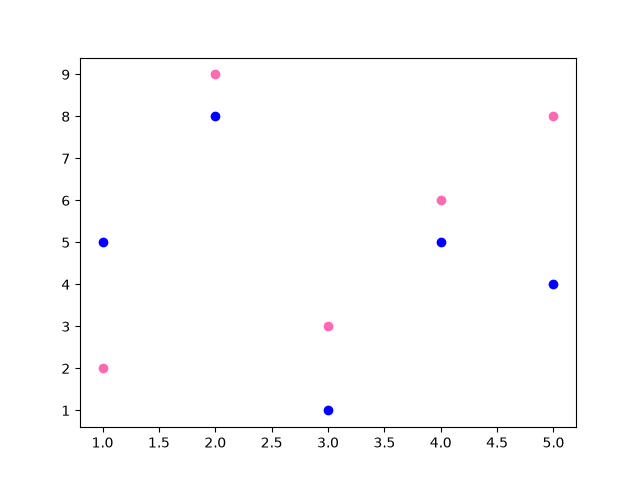

This chart was generated by the following Python code:
# Use color or c argument to set color for each scatter

import matplotlib.pyplot as plt

x = [1, 2, 3, 4, 5]
y = [2, 9, 3, 6, 8]
plt.scatter(x, y, color='hotpink')

x = [1, 2, 3, 4, 5]
y = [5, 8, 1, 5, 4]
plt.scatter(x, y, color='blue')

plt.savefig('03_color.png')
